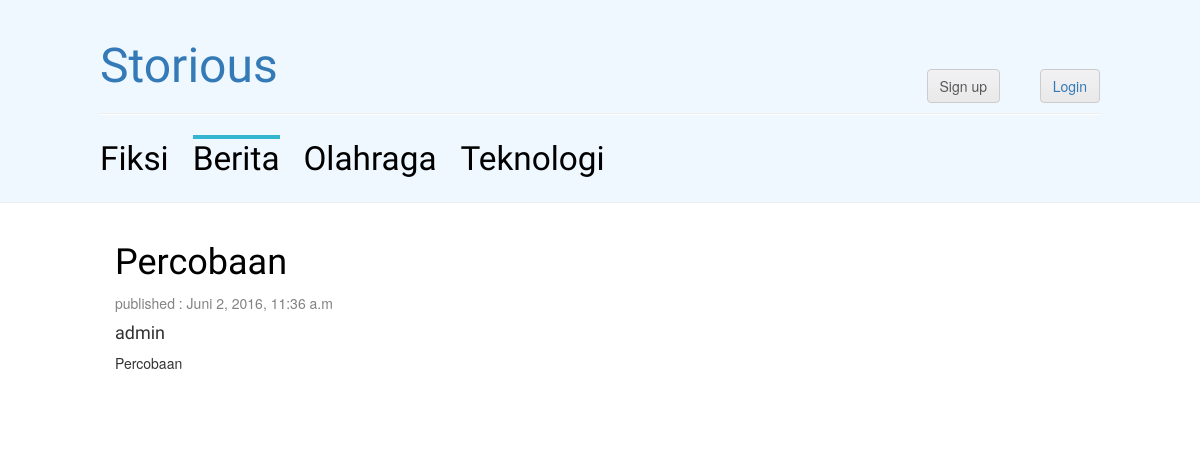
/berita/, run on the app's committed database.
### core/models.py (models this page shows, shortened)
class Post(models.Model):
    author = models.ForeignKey(User)
    title = models.CharField(max_length=200)
    text = models.TextField()
    published = models.BooleanField()
    created_date = models.DateTimeField()
    published_date = models.DateTimeField(blank=True, null=True)
    category = models.CharField(max_length=50, choices=CATEGORY_CHOICES)

### core/views.py (the view)
# urls.py: url(r'^berita/$', Berita.as_view(), name='berita'),
class Berita(ListView):
    queryset = Post.objects.filter(category='Berita')
    template_name = 'berita.html'
    paginate_by = 2
    context_object_name = 'posts'

### core/templates/berita.html (shortened to what this page needs)
{% extends 'base.html' %}
{% load staticfiles %}
{% block content %}
    <div class="row">
        <div class="col-md-8">
            {% for post in posts %}
                <div class="post">
                    <h1><a href="{% url 'post_detail' pk=post.pk %}">{{ post.title }}</a></h1>
                    <div class="date">
                        <p>published : {{ post.published_date }}</p>
                    </div>
                    <h4>{{ post.author }}</h4>
                    <p>{{ post.text|truncatechars:20|linebreaks }}</p>
                </div>
            {%  endfor %}
        </div>
    </div>
{% endblock  %}

### core/static/css/blog.css (style rules this page uses)
h1, h2, h3, h4, .page-header div a { font-family: 'Lobster', cursive; }
.date { color: #828282; }
.post { margin-bottom: 70px; }
.post h1 a, .post h1 a:visited { color: #000000; }

### data on the page
Post: title "Percobaan", published_date "Juni 2, 2016, 11:36 a.m", author "admin", text "Percobaan"
